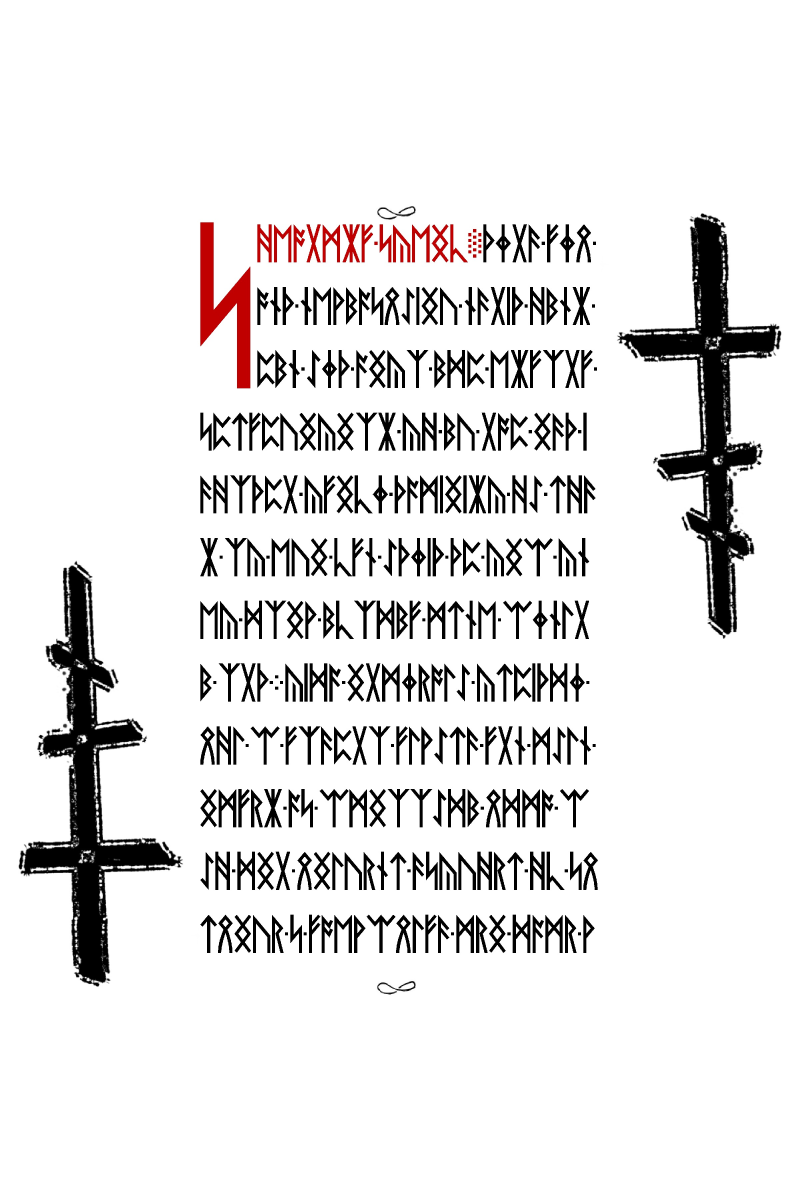
#> input picture resources/liber-primus/17.jpg, 2400 x 3600 px (shown at 1/3 size); its folder holds only this picture in this run
$ python lp2_small_divider_2px_geometry_sft.py
#> lines starting #> are read from the running program, lines starting #| are printed output that depends on the picture; after the words box and inside, x2 and y2 are one past the last pixel; in counts of white or black regions, pixels touching at a corner belong together
#!/usr/bin/env python3
"""Audit word-divider displacement against original LP2 JPEGs.

Requires numpy, opencv-python. The original 75-JPEG archive may be passed via
--archive; otherwise read resources/liber-primus/17.jpg through 74.jpg.
This is an original-image geometry test, not rune OCR or a decryption.
"""
from __future__ import annotations
import argparse
import json
from collections import Counter, defaultdict
from pathlib import Path
from zipfile import ZipFile
import cv2
import numpy as np

ROOT = Path(__file__).resolve().parents[1]


def image_for(page: int, archive: ZipFile | None) -> np.ndarray:
#> called with page = 0
    name = f"{page + 17:02}.jpg"
    if archive is None:
        return cv2.imread(str(ROOT / "resources" / "liber-primus" / name), cv2.IMREAD_GRAYSCALE)
#> returned value: shape (3600, 2400); min 0, max 255, mean 229.9
    data = np.frombuffer(archive.read(f"liber-primus-jpegs/{name}"), np.uint8)
    return cv2.imdecode(data, cv2.IMREAD_GRAYSCALE)


def components(image: np.ndarray, bounds: tuple[int, int, int, int]):
#> called with bounds = (440, 440, 2100, 3250)
    x0, y0, x1, y1 = bounds
    mask = (image[y0:y1, x0:x1] < 160).astype(np.uint8)
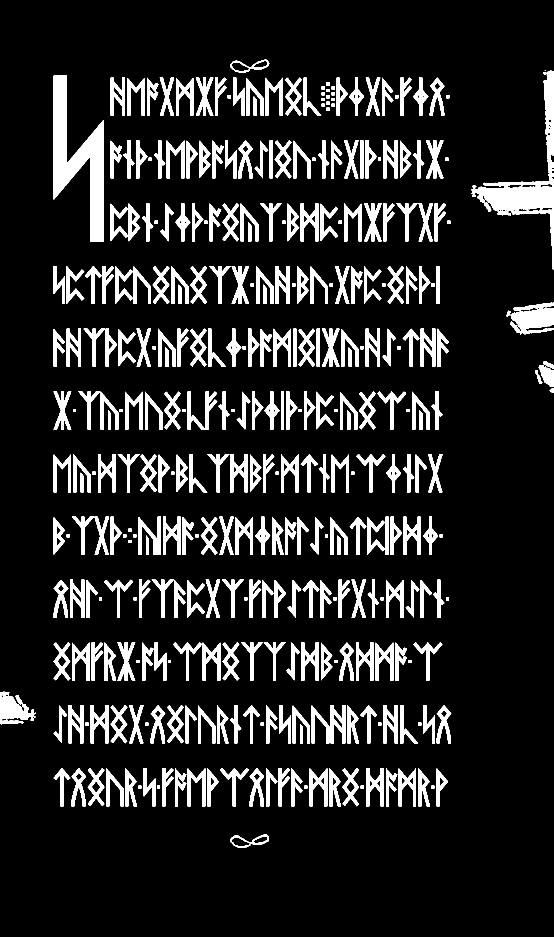
#> mask: shape (2810, 1660) (shown at 1/3 size); values 0 (black) and 1 (white), 12.9% white; 369 white regions (11 under 20 px), largest, box (x1, y1, x2, y2) and area: (161, 227, 311, 725) 32003, (1413, 211, 1660, 808) 25232, (1531, 908, 1660, 1004) 8446
    _, _, stats, _ = cv2.connectedComponentsWithStats(mask, 8)
#> stats = 370 rows, first 6: [0, 0, 1660, 2810, 4061316], [692, 178, 116, 41, 1099], [1634, 211, 4, 2, 7], [1413, 211, 247, 597, 25232], [161, 227, 150, 498, 32003], [332, 233, 43, 114, 2790]
    return [(int(x+x0), int(y+y0), int(w), int(h), int(area))
            for x, y, w, h, area in stats[1:]]


def dividers(image: np.ndarray, page: int):
    glyphs = [p for p in components(image, (440, 440, 2100, 3250))
              if 80 <= p[3] <= 122 and 7 <= p[2] <= 110 and p[4] > 160]
#> glyphs = 262 items, first 6: (772, 673, 43, 114, 2790), (881, 673, 35, 114, 1716), (919, 673, 43, 114, 2024), (1028, 673, 52, 114, 2799), (1085, 673, 34, 114, 1664), (1139, 673, 35, 114, 1741)
    lines = defaultdict(list)
    for glyph in glyphs:
        lines[round(glyph[1]/188)].append(glyph)
#> this loop made 262 passes
    found = []
    for line, line_glyphs in lines.items():
        line_glyphs.sort()
        for before, after in zip(line_glyphs, line_glyphs[1:]):
            left, right = before[0]+before[2], after[0]
            if not 14 <= right-left <= 40:
                continue
            top = max(0, min(before[1], after[1])-4)
            bottom = min(image.shape[0], max(before[1]+before[3], after[1]+after[3])+4)
            candidates = [q for q in components(image, (left, top, right, bottom))
                          if 2 <= q[2] <= 16 and 2 <= q[3] <= 16 and 2 <= q[4] <= 200]
            if len(candidates) != 1:
                continue
            x, y, w, h, area = candidates[0]
            found.append((page, line, right-x-w, x-left, right-left, w, h))
#> this loop made 12 passes
#> pass 1, in components (call 2), `mask = (image[y0:y1, x0:x1] < 160).astype(np.uint8)`:
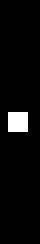
#> mask: shape (122, 20) (shown 2 times larger); values 0 (black) and 1 (white), 4.1% white; 1 white region, box (x1, y1, x2, y2) and area: (4, 56, 14, 66) 100
#> pass 1, in components (call 3), `mask = (image[y0:y1, x0:x1] < 160).astype(np.uint8)`:
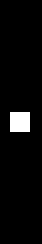
#> mask: shape (122, 21) (shown 2 times larger); values 0 (black) and 1 (white), 3.9% white; 1 white region, box (x1, y1, x2, y2) and area: (5, 56, 15, 66) 100
#> pass 2, in components (call 4), `mask = (image[y0:y1, x0:x1] < 160).astype(np.uint8)`:
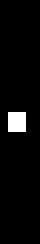
#> mask: shape (122, 20) (shown 2 times larger); values 0 (black) and 1 (white), 3.7% white; 1 white region, box (x1, y1, x2, y2) and area: (4, 56, 13, 66) 90
#> pass 2, in components (call 5), `mask = (image[y0:y1, x0:x1] < 160).astype(np.uint8)`:
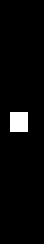
#> mask: shape (122, 22) (shown 2 times larger); values 0 (black) and 1 (white), 3.4% white; 1 white region, box (x1, y1, x2, y2) and area: (5, 56, 14, 66) 90
#> after the loop, found = 51 items, first 6: (0, 4, 6, 4, 20, 10, 10), (0, 4, 6, 5, 21, 10, 10), (0, 5, 7, 4, 20, 9, 10), (0, 5, 8, 5, 22, 9, 10), (0, 5, 7, 4, 20, 9, 10), (0, 6, 7, 4, 21, 10, 10)
    return found


def run(archive_file: Path | None):
    archive = ZipFile(archive_file) if archive_file else None
    try:
        records = []
        for page in range(58):
            image = image_for(page, archive)
#> (the run stopped early here; a loop or call above may not have finished)
